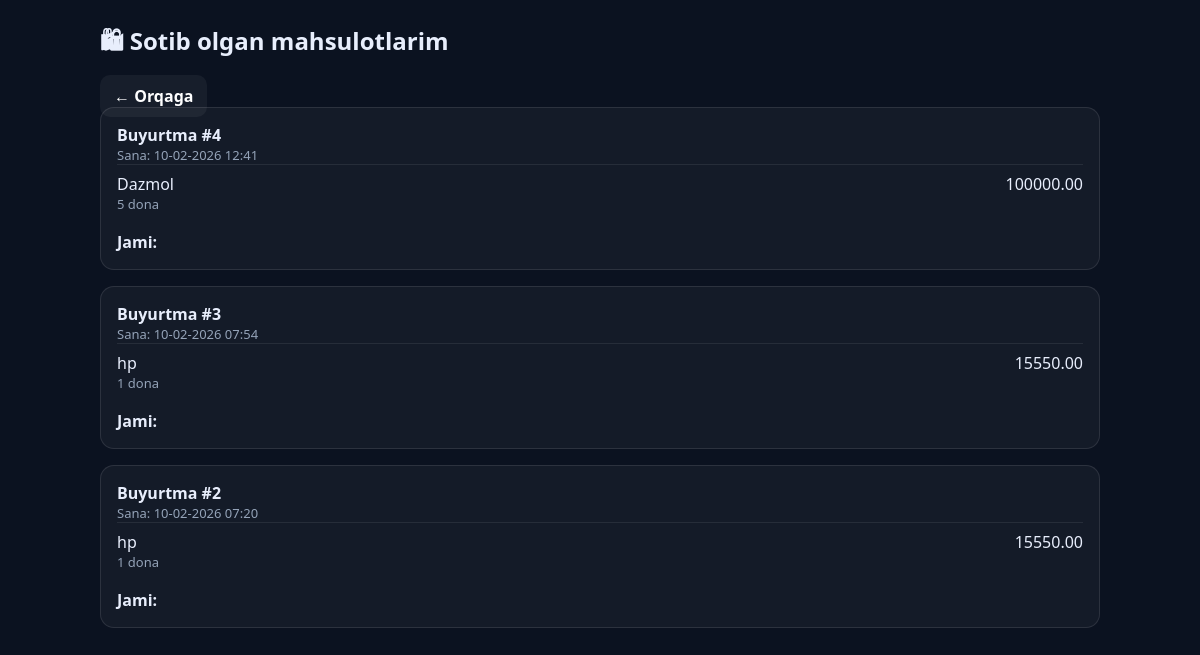
Page /orders_history/ (signed in) on the committed database.
### users/models.py (models this page shows, shortened)
class Order(models.Model):
    user = models.ForeignKey(CustomUser, on_delete=models.CASCADE, related_name='orders')
    created_at = models.DateTimeField(auto_now_add=True)

class OrderItem(models.Model):
    product = models.ForeignKey(Product, on_delete=models.CASCADE, related_name='orders')
    order = models.ForeignKey(Order, on_delete=models.CASCADE, related_name='order_items')
    quantity = models.IntegerField(default=1)
    price = models.DecimalField(max_digits=10, decimal_places=2)

### products/models.py (models this page shows, shortened)
class Product(models.Model):
    category = models.ForeignKey(Category, on_delete=models.CASCADE, related_name="products")
    title = models.CharField(max_length=100)
    desc = models.TextField()
    price = models.DecimalField(max_digits=12, decimal_places=2)
    image = models.ImageField(upload_to="product_images/", null=True, blank=True)
    created_by = models.ForeignKey(settings.AUTH_USER_MODEL, on_delete=models.SET_NULL, null=True, blank=True)
    created_at = models.DateTimeField(auto_now_add=True)

### users/views.py (the view)
# urls.py: path("orders_history/", views.order_history, name="order_history"),
@login_required
def order_history(request):
    orders = Order.objects.filter(
        user = request.user
    ).prefetch_related("order_items__product").order_by("-id")
    return render(request, "shop/order_history.html", {
        "orders":orders
    })

### templates/shop/order_history.html (shortened to what this page needs)
<!doctype html>
<html lang="uz">
<head>
</head>
<body>
<div class="wrap">
  <h2>🛍 Sotib olgan mahsulotlarim</h2>
      <a href="{% url 'cart' %}" class="btn">← Orqaga</a>
  {% for order in orders %}
    <div class="card">
      <div style="font-weight:900;">
        Buyurtma #{{ order.id }}
      </div>
      <div class="muted">
        Sana: {{ order.created_at|date:"d-m-Y H:i" }}
      </div>
      {% for item in order.order_items.all %}
        <div class="item">
          <div>
            {{ item.product.title }}
            <div class="muted">{{ item.quantity }} dona</div>
          </div>
          <div>
            {{ item.price }}
          </div>
        </div>
      {% endfor %}
      <div style="margin-top:10px;font-weight:900;">
        Jami: {{ order.total_price }}
      </div>
    </div>
  {% empty %}
    <p class="muted">Siz hali hech narsa sotib olmadingiz.</p>
  {% endfor %}
</div>
</body>
</html>

### templates/shop/order_history.html (style rules this page uses)
body { margin:0;font-family:system-ui;background:#0b1220;color:#e8eefc }
.wrap { width:min(1000px,92vw);margin:24px auto }
.card { margin-bottom:16px;padding:16px;border-radius:14px; border:1px solid rgba(255,255,255,.1); background:rgba(255,255,255,.04) }
.item { display:flex;justify-content:space-between; padding:8px 0;border-top:1px solid rgba(255,255,255,.08) }
.muted { color:#94a3b8;font-size:13px }
.btn { padding:10px 14px; border-radius:10px; border:1px solid var(--line); background:rgba(255,255,255,.05); color:white; cursor:pointer; font-weight:bold; text-decoration:none; }

### rows in the picture
Order: id "4", created_at "10-02-2026 12:41"
OrderItem: product "Dazmol", quantity "5", price "100000.00"
Order: id "3", created_at "10-02-2026 07:54"
OrderItem: product "hp", quantity "1", price "15550.00"
Order: id "2", created_at "10-02-2026 07:20"
OrderItem: product "hp", quantity "1", price "15550.00"
